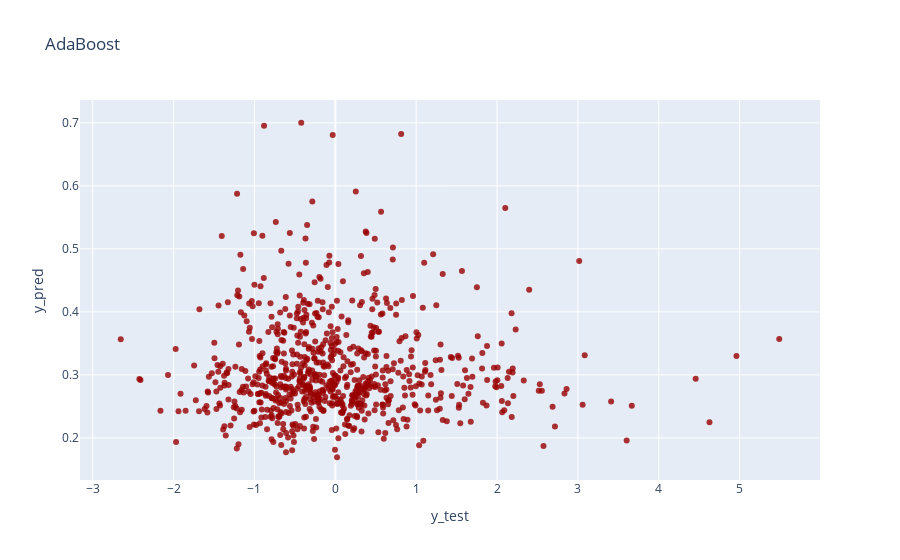

The notebook cell saved with this chart:
### Code cell
fig = go.Figure()
fig.add_trace(
    go.Scatter(
        x=y_test,
        y=y_pred,
        mode="markers",
        marker=dict(
            color="rgba(152, 0, 0, .8)",
        ),
    )
)

fig.update_layout(
    title="AdaBoost",
    xaxis_title="y_test",
    yaxis_title="y_pred",
    # yaxis_range=[0, 10],
)

### Figure 1 — Plotly figure (JSON) as saved in the notebook; plotly's stock layout.template omitted (floating-point values rounded to 4 significant figures; data arrays with more than 128 entries replaced by an {"elided": "..."} marker saying what was removed)
{"data": [{"marker": {"color": "rgba(152, 0, 0, .8)"}, "mode": "markers", "type": "scatter", "x": {"elided": "943 float values"}, "y": {"elided": "754 float values"}}], "layout": {"title": {"text": "AdaBoost"}, "xaxis": {"title": {"text": "y_test"}}, "yaxis": {"title": {"text": "y_pred"}}}}
